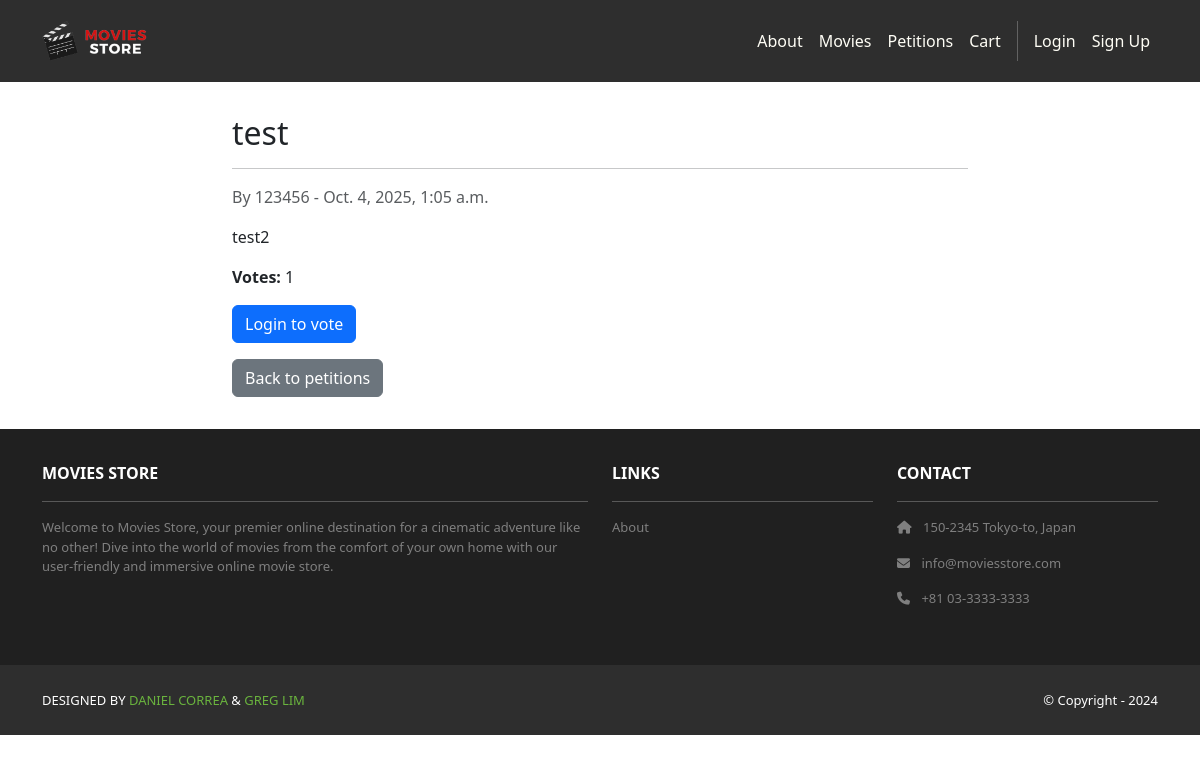
Page /movies/petitions/2/ on the committed database.
### movies/models.py (models this page shows, shortened)
class Petition(models.Model):
    id = models.AutoField(primary_key=True)
    title = models.CharField(max_length=255)
    created_at = models.DateTimeField(auto_now_add=True)
    description = models.TextField()
    proposer = models.ForeignKey(User, on_delete=models.CASCADE)
    def votes_count(self):
        return self.votes.count()

### movies/views.py (the view)
# urls.py: path('petitions/<int:id>/', views.petition_detail, name='movies.petition_detail'),
def petition_detail(request, id):
    petition = get_object_or_404(Petition, id=id)
    user_voted = False
    if request.user.is_authenticated:
        user_voted = PetitionVote.objects.filter(petition=petition, user=request.user).exists()
    template_data = {'title': petition.title, 'petition': petition, 'user_voted': user_voted}
    return render(request,'movies/petition_detail.html', {'template_data': template_data})

### movies/templates/movies/petition_detail.html
{% extends 'base.html' %}
{% block content %}
{% load static %}
<div class="p-3">
  <div class="container">
    <div class="row mt-3">
      <div class="col-md-8 mx-auto mb-3">
        <h2>{{ template_data.petition.title }}</h2>
        <hr/>
          <p class="text-muted">
            By {{template_data.petition.proposer.username}} - {{template_data.petition.created_at}}
          </p>
          <p>{{ template_data.petition.description | linebreaks }}</p>
          <p><b>Votes:</b> {{template_data.petition.votes_count}}</p>
          {% if user.is_authenticated %} {% if template_data.user_voted %}
          <form
            method="post"
            action="{% url 'movies.petition_unvote' id=template_data.petition.id %}"
          >
            {% csrf_token %}
            <button class="btn btn-warning" type="submit">Remove Vote</button>
          </form>
          {% else %}
          <form
            method="post"
            action="{% url 'movies.petition_vote' id=template_data.petition.id %}"
          >
            {% csrf_token %}
            <button class="btn btn-success" type="submit">Vote</button>
          </form>
          {% endif %} {% else %}
          <a class="btn btn-primary" href="{% url 'accounts.login' %}"> Login to vote </a>
          {% endif %}
          <div class="mt-3">
            <a class="btn btn-secondary" href="{% url 'movies.petitions_index' %}"> Back to petitions </a>
          </div>
        </div>
    </div>
  </div>
</div>
{% endblock content %}

### rows in the picture
Petition: petition "test", petition.proposer.username "123456", petition.created_at "Oct. 4, 2025, 1:05 a.m.", petition.description "test2", petition.votes_count "1"
